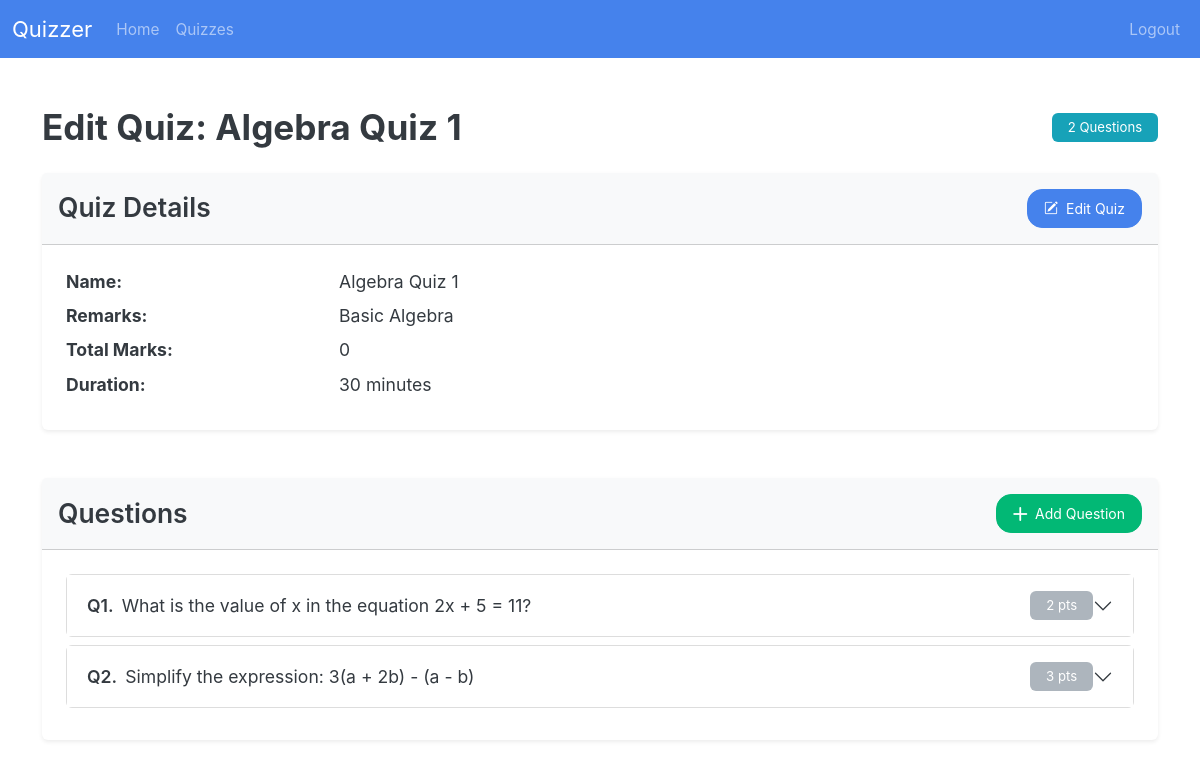
/admin/quiz/1 (signed in), run on an earlier commit of the app's database.
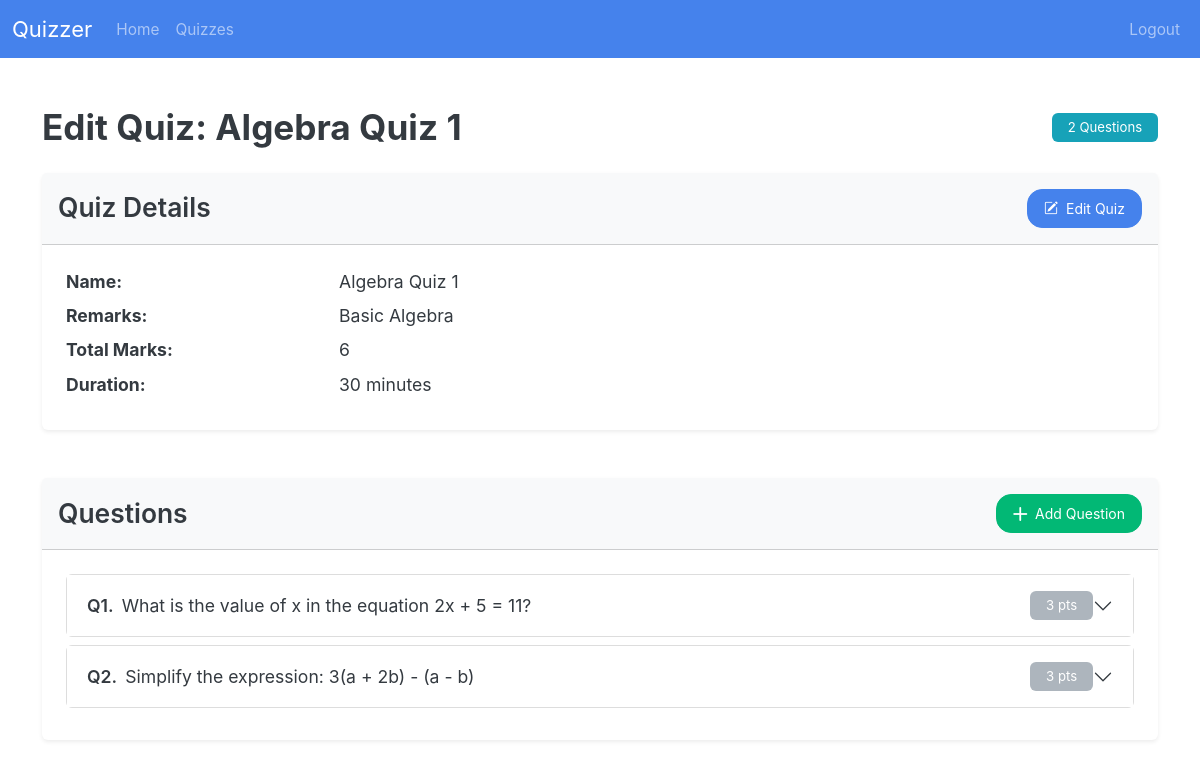
And on a later commit of the database.
### models/models.py (models this page shows)
class Quiz(db.Model):
    __tablename__ = "quiz"
    quiz_id: Mapped[id_pk]
    quiz_name: Mapped[str]
    chapter_id: Mapped[int]
    subject_id: Mapped[int]
    date: Mapped[Optional[date]]
    duration: Mapped[Optional[int]]  # minutes? hopefully
    remarks: Mapped[str]
    total_marks: Mapped[int] = mapped_column(default=0)
    questions: Mapped[List["Question"]] = relationship(
        back_populates="quiz", cascade="all,delete-orphan"
    )
    quiz_attempts: Mapped[List["QuizAttempt"]] = relationship(
        back_populates="quiz", cascade="all,delete-orphan"
    )
    chapter: Mapped["Chapter"] = relationship(back_populates="quizzes") # maybe change this
    __table_args__ = (
        ForeignKeyConstraint(
            ['subject_id', 'chapter_id'],  # Composite foreign key
            ['chapter.subject_id', 'chapter.chapter_id']
        ),
    )

class Question(db.Model):
    __tablename__ = "question"
    quiz_id: Mapped[int] = mapped_column(ForeignKey("quiz.quiz_id"))
    question_id: Mapped[id_pk]
    text: Mapped[str]
    marks: Mapped[int]
    quiz: Mapped["Quiz"] = relationship(back_populates="questions")
    options: Mapped[List["Option"]] = relationship(
        back_populates="question", cascade="all,delete-orphan"
    )
    is_msq: Mapped[bool] = mapped_column(default=False)

### routes/admin_routes.py (the view, shortened to what this page needs)
@admin_bp.route("quiz/<int:quiz_id>", methods=["GET", "POST"])
def edit_quiz(quiz_id):
    quiz = select_quiz(quiz_id)
    if not quiz:
        return jsonify({"errors":[f"quiz with quiz_id {quiz_id} not found"]}),404
    return render_template(
        "admin/quiz.html",
        quiz=quiz,
        quiz_form=QuizForm(),
        question_form=QuestionForm(),
        edit_question_form=editQuestionForm(),
    )

### app.py (called while the page is built)
@app.template_global()
def is_active(page_name):
    return "active" if request.endpoint == page_name else ""

### routes/__init__.py (called while the page is built)
def init_login_manager(app):
    login_manager = LoginManager()
    login_manager.init_app(app)
    login_manager.login_view = "auth.login"  # goes to the login() function in auth_bp
    @login_manager.user_loader
    def load_user(user_id):
        return db.session.scalar(select(User).where(User.user_id == user_id))

### routes/admin_routes.py (called while the page is built)
@admin_bp.before_request
def require_admin():
    if not current_user.is_authenticated or current_user.username != "admin":
        return current_app.login_manager.unauthorized()

### utils/db_utils.py (called while the page is built)
def select_quiz(quiz_id):
    return db.session.scalar(select(Quiz).where(Quiz.quiz_id == quiz_id))

### templates/admin/quiz.html (shortened to what this page needs)
{% extends "base.html" %}  {% block body %} {% include "admin/nav.html" %}
<div class="container py-5">
  <div class="d-flex justify-content-between align-items-center mb-4">
    <h2 class="mb-0 fw-bold">Edit Quiz: {{ quiz.quiz_name }}</h2>
    <span class="badge bg-info">{{ quiz.questions|length }} Questions</span>
  </div>
  <div class="card shadow-sm mb-5 border-0">
    <div
      class="card-header bg-light py-3 d-flex justify-content-between align-items-center"
    >
      <h4 class="mb-0 fw-semibold">Quiz Details</h4>
      <button
        class="btn btn-primary btn px-3"
        data-bs-toggle="modal"
        data-bs-target="#editQuizModal"
        data-bs-tooltip="tooltip"
        title="Edit quiz details"
        onclick='updateModalFormAction(
                "{{ url_for("admin.edit_quiz", quiz_id=quiz.quiz_id) }}",
                "editQuizModal",
                {{
                  {
                  "quiz_name": quiz.quiz_name,
                  "remarks": quiz.remarks,
                  "date": quiz.date.isoformat() if quiz.date else 0,
                  "duration": quiz.duration  if quiz.duration else "",
                  }
                }}
              )'
      >
        <i class="bi bi-pencil-square me-1"></i> Edit Quiz
      </button>
    </div>
    <div class="card-body p-4">
      <dl class="row mb-0">
        <dt class="col-sm-3">Name:</dt>
        <dd class="col-sm-9">{{ quiz.quiz_name }}</dd>
        <dt class="col-sm-3">Remarks:</dt>
        <dd class="col-sm-9">{{ quiz.remarks }}</dd>
        <dt class="col-sm-3">Total Marks:</dt>
        <dd class="col-sm-9">{{ quiz.total_marks}}</dd>
         {% if quiz.duration %}
        <dt class="col-sm-3">Duration:</dt>
        <dd class="col-sm-9">{{ quiz.duration }} minutes</dd>
        {% endif %}
      </dl>
    </div>
  </div>
  <div class="card shadow-sm border-0">
    <div
      class="card-header bg-light py-3 d-flex justify-content-between align-items-center"
    >
      <h4 class="mb-0 fw-semibold">Questions</h4>
      <button
        class="btn btn-success btn px-3"
        data-bs-toggle="modal"
        data-bs-target="#createQuestionModal"
        data-bs-tooltip="tooltip"
        title="Add new question"
      >
        <i class="bi bi-plus-lg me-1"></i> Add Question
      </button>
    </div>
    <div class="card-body p-4">
      {% if quiz.questions %}
      <div class="accordion accordion-flush" id="questionsAccordion">
        {% for question in quiz.questions %}
        <div class="accordion-item border mb-2 rounded">
          <h2 class="accordion-header" id="heading{{ question.question_id }}">
            <button
              class="accordion-button collapsed py-3"
              type="button"
              data-bs-toggle="collapse"
              data-bs-target="#collapse{{ question.question_id }}"
              aria-expanded="false"
              aria-controls="collapse{{ question.question_id }}"
            >
              <div class="d-flex align-items-center gap-2 w-100">
                <span class="fw-semibold">Q{{ loop.index }}.</span>
                <span class="flex-grow-1">{{ question.text }}</span>
                <span class="badge bg-secondary">{{ question.marks }} pts</span>
              </div>
            </button>
          </h2>
        </div>
        {% endfor %}
      </div>
      {% else %}
      <div class="text-center py-5">
        <p class="text-muted mb-0">No questions added yet.</p>
      </div>
      {% endif %}
    </div>
  </div>
</div>
{% import "macros.html" as macros %} {{ macros.modal_form("editQuizModal", "Edit
edit_question_form) }} {% endblock %}

### templates/base.html (shortened to what this page needs)
<!doctype html>
<html lang="en">
  <head>
    <link href="{{url_for("static", filename="style.css")}}" rel="stylesheet" />
  </head>
  <body>
    {% block body %} {% endblock %}
    <link
      rel="stylesheet"
      href="https://cdn.jsdelivr.net/npm/bootstrap-icons@1.5.0/font/bootstrap-icons.css"
    />
  </body>
</html>

### templates/admin/nav.html (shortened to what this page needs)
<nav class="navbar navbar-expand-lg bg-primary" data-bs-theme="dark">
  <div class="container-fluid">
    <a class="navbar-brand" href="#">Quizzer</a>
    <div class="collapse navbar-collapse" id="navbarColor01">
      <ul class="navbar-nav me-auto">
        <li class="nav-item">
          <a
            class="nav-link {{ is_active('admin.admin_home') }}"
            href="{{ url_for('admin.admin_home') }}"
            >Home</a
          >
        </li>
        <li class="nav-item">
          <a class="nav-link">Quizzes</a>
        </li>
      </ul>
      <ul class="navbar-nav">
        <li class="nav-item">
          <a class="nav-link" href="{{url_for('auth.logout')}}"> Logout </a>
        </li>
      </ul>
    </div>
  </div>
</nav>

What changed in the data, as far as the page shows it:
changed Quiz "Algebra Quiz 1": total_marks "0" → "6"
changed Question "What is the value of x in the equation 2x + 5 = 11?": marks "2" → "3"
